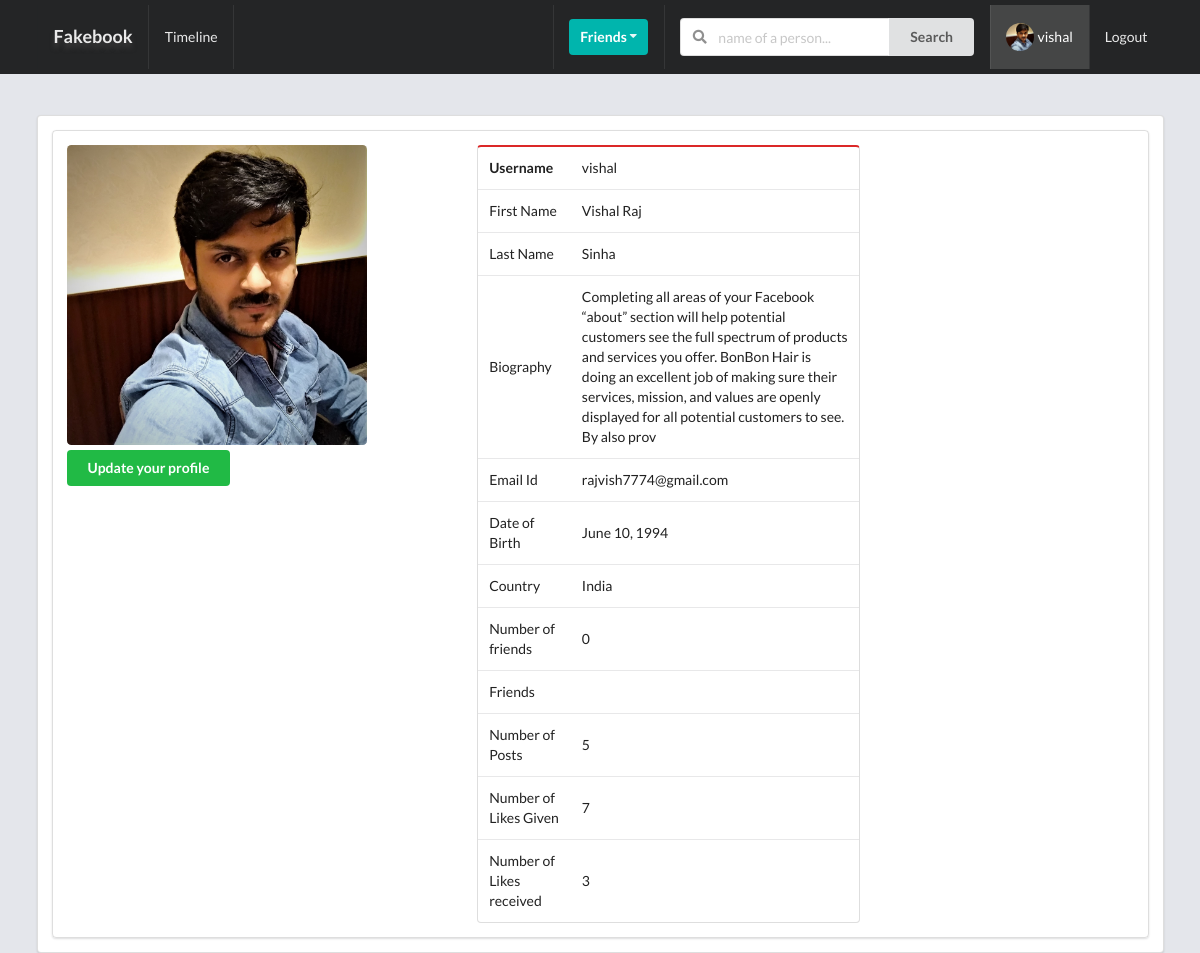
Screenshot of /profiles/myprofile/ (signed in) with the database file from the repository.
### profiles/models.py (models this page shows, shortened)
class Profile(models.Model):
    first_name = models.CharField(max_length=200,blank=True)
    last_name = models.CharField(max_length=200,blank=True)
    user = models.OneToOneField(User,on_delete=models.CASCADE)
    Bio = models.TextField(default='no bio ...',max_length=300)
    email = models.EmailField(max_length=200,blank=True)
    dob = models.DateField(blank=True,null=True)
    country = models.CharField(max_length=100,blank=True)
    avatar = models.ImageField(default = 'profile/images/avatar.png',upload_to="profile/images")
    friends = models.ManyToManyField(User,blank=True,related_name='friends')
    slug = models.SlugField(unique=True,blank=True)
    created = models.DateTimeField(auto_now_add=True)
    updated = models.DateTimeField(auto_now =True)
    objects = ProfileManager()
    def get_friends(self):
        return self.friends.all()
    def get_friends_no(self):
        return self.friends.all().count()
    def get_posts_no(self):
        return self.posts.all().count()    # author we named to posts
    def get_likes_given_no(self):
        likes = self.like_set.all()      # since related name to Like is not given
        total_liked = 0
        for item in likes:
            if item.value =='Like':
                total_liked += 1
        return total_liked
    def get_likes_received_no(self):
        posts = self.posts.all()
        total_liked = 0
        for item in posts:
            total_liked += item.liked.all().count()    # object name 'liked' used instead of related name 'likes' because has no reverse relationship
        return total_liked
    __initial_first_name = None
    __initial_last_name = None
    def __init__(self, *args, **kwargs):
        super().__init__(*args, **kwargs)
        self. __initial_first_name = self.first_name
        self. __initial_last_name = self.last_name

### posts/models.py (models this page shows, shortened)
class Like(models.Model):
    user = models.ForeignKey(Profile,on_delete=models.CASCADE)
    post = models.ForeignKey(Post,on_delete=models.CASCADE)
    value = models.CharField(choices=LIKE_CHOICES,max_length=8)
    updated = models.DateTimeField(auto_now=True)
    created = models.DateTimeField(auto_now_add=True)

class Post(models.Model):
    content = models.TextField()
    image = models.ImageField(upload_to="post/images",validators=[FileExtensionValidator(['png','jpg','jpeg'])],blank=True)
    liked  = models.ManyToManyField(Profile,blank=True,related_name='likes')
    updated = models.DateTimeField(auto_now=True)
    created = models.DateTimeField(auto_now_add=True)
    author = models.ForeignKey(Profile,on_delete=models.CASCADE,related_name='posts')
    class Meta:
        ordering = ('-created',)

### profiles/views.py (the view)
# urls.py: path('myprofile/',my_profile,name='my-profile'),
@login_required
def my_profile(request):
    profile = Profile.objects.get(user=request.user)
    form = ProfileModelForm(request.POST or None , request.FILES or None,instance=profile)
    confirm =False
    if request.method == 'POST':
        if form.is_valid():
            form.save()
            confirm=True
    context={'profile':profile,'form':form,'confirm':confirm}
    return render(request,'profile/myprofile.html',context)

### profiles/forms.py
class ProfileModelForm(forms.ModelForm):
    class Meta:
        model = Profile
        fields = ('first_name','last_name','dob','Bio','country','avatar')

### profiles/context_processors.py (called while the page is built)
def profile_pic(request):
    if request.user.is_authenticated:
        profile_obj = Profile.objects.get(user=request.user)
        pic = profile_obj.avatar
        return {'picture':pic}
    return {}

def invitations_received_no(request):
    if request.user.is_authenticated:
        profile_obj = Profile.objects.get(user=request.user)
        qs_count = Relationship.objects.invitations_received(profile_obj).count()
        return {'invites_num':qs_count}
    return {}

### profiles/models.py (called while the page is built)
    def invitations_received(self,receiver):
        qs = Relationship.objects.filter(receiver=receiver,status="send")
        return qs

### profiles/templates/profile/myprofile.html (shortened to what this page needs)
{% extends 'main/base.html' %}
{% block content %}
<div class="ui segment">
    <div class="ui piled segments grid">
        <div class="row">
            <div class="six wide column">
                <img class="ui medium rounded image" src={{profile.avatar.url}}>
                <div class="row mt-5">
                    <button class="ui positive button" id="model-btn">Update your profile</button>
                </div>
            </div>
            <div class="six wide column">
                <table class="ui red table">
                    <tbody>
                        <tr>
                            <td><strong>Username</strong></td>
                            <td>{{profile.user}}</td>
                        </tr>
                        <tr>
                            <td>First Name</td>
                            <td>{{profile.first_name}}</td>
                        </tr>
                        <tr>
                            <td>Last Name</td>
                            <td>{{profile.last_name}}</td>
                        </tr>
                        <tr>
                            <td>Biography</td>
                            <td>{{profile.Bio}}</td>
                        </tr>
                        <tr>
                            <td>Email Id</td>
                            <td>{{profile.email}}</td>
                        </tr>
                        <tr>
                            <td>Date of Birth</td>
                            <td>{{profile.dob}}</td>
                        </tr>
                        <tr>
                            <td>Country</td>
                            <td>{{profile.country}}</td>
                        </tr>
                        <tr>
                            <td>Number of friends</td>
                            <td>{{profile.get_friends_no}}</td>
                        </tr>
                        <tr>
                            <td>Friends</td>
                            <td>
                            </td>
                        </tr>
                        <tr>
                            <td>Number of Posts</td>
                            <td>{{profile.get_posts_no}}</td>
                        </tr>
                        <tr>
                            <td>Number of Likes Given </td>
                            <td>{{profile.get_likes_given_no}}</td>
                        </tr>
                        <tr>
                            <td>Number of Likes received</td>
                            <td>{{profile.get_likes_received_no}}</td>
                        </tr>
                    </tbody>
                </table>
            </div>
        </div>
    </div>
</div>
{% endblock content %}

### templates/main/base.html (shortened to what this page needs)
{% load static %}
<!doctype html>
<html lang="en">
  <head>
    <link rel="stylesheet" type="text/css" href="/static/style.css">
    <link rel="stylesheet" type='text/css' href="https://cdnjs.cloudflare.com/ajax/libs/semantic-ui/2.2.14/semantic.min.css">
  </head>
  <body>
      {% include 'main/navbar.html' %}<br>
    <div class="ui container">
      {% block content %}
      {% endblock content %}
    </div>
  </body>
</html>

### templates/main/navbar.html (shortened to what this page needs)
{% url 'posts:main-post-view' as path_to_posts %}
{% url 'home' as path_to_home %}
{% url 'profiles:my-profile' as path_to_my_profile %}
<div class="ui inverted menu nav mb-7">
    <div class="ui container">
      <a href="{{path_to_home}}" class="{% if request.path == path_to_home %}active{% endif %} item">
          <h3 style="text-shadow: 0px 5px 5px rgb(63, 62, 62);">Fakebook</h3>
      </a>
      {% if request.user.is_authenticated %}
      <a href="{{path_to_posts}}" class="{% if request.path == path_to_posts %}active{% endif %} item">
        Timeline
      </a>
      {% endif %}
      <div class="right menu">
          {% if request.user.is_authenticated %}
          <div class="item">
              <div class="ui floating dropdown icon button teal"> Friends
                  <i class="dropdown icon"></i>
               </div>
          </div>
               <div class="item">
                <form action="{% url 'profiles:search' %}" method="get">
                  <div class="ui action left icon input">
                  <input class="prompt" type="search" name='query'  placeholder="name of a person...">
                  <button type='submit' class="ui button">Search</button>
                  </div>
              </form>
              </div>
              <a href="{{path_to_my_profile}}" class="{% if request.path == path_to_my_profile %}active{% endif %} item">
                  <img src="{{picture.url}}" alt="Logged in user picture" class ="ui avatar image">
                  {{ request.user }}
              </a>
              <a href="{% url 'account_logout' %}" class="ui item">
                  Logout
              </a>
          {% else %}
          <a href="{% url 'account_login' %}" class="ui item">
                  Login
              </a>
          {% endif %}
      </div>
    </div>
  </div>

### static/style.css (style rules this page uses)
body { background-color: #e4e6eb!important; }
.nav { border-radius: 0px !important; padding:5px 0 5px 0 !important; background-color: #242526 !important; }
.mb-7 { margin-bottom: 7px !important; }
.mt-5 { margin-top: 5px !important; }

### rows the page displays
Profile: avatar (picture), user "vishal", first_name "Vishal Raj", last_name "Sinha", Bio "Completing all areas of your Facebook “about” section will help potential customers see the full spectrum of products and services you offer. BonBon Hair is doing an excellent job of making sure their services, mission, and values are openly displayed for all potential customers to see. By also prov", email "rajvish7774@gmail.com", dob "June 10, 1994", country "India", get_friends_no "0", get_posts_no "5", get_likes_given_no "7", get_likes_received_no "3"

### other values shown
{{ request.user }} "vishal"
